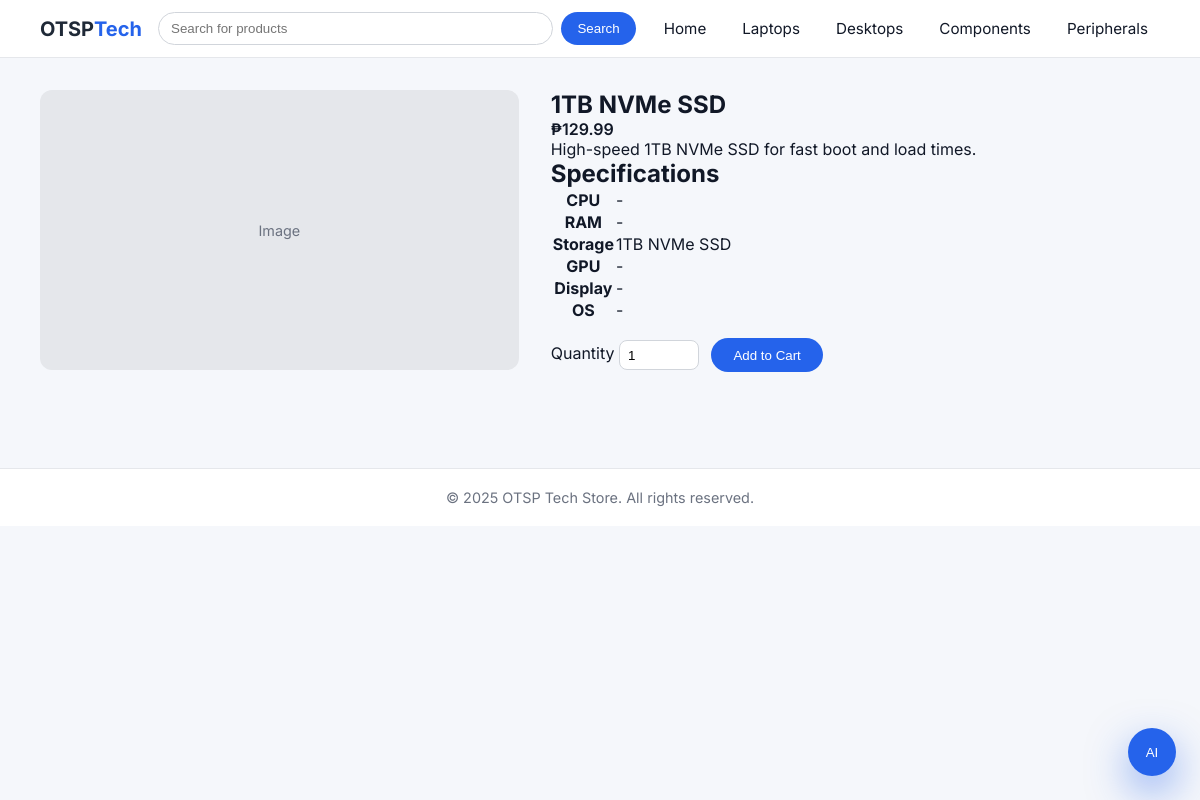
The app's page /pages/product-details.php?id=5 with its own data.
### tables this page shows
CREATE TABLE IF NOT EXISTS products (
  id INT AUTO_INCREMENT PRIMARY KEY,
  category_id INT NOT NULL,
  category_slug VARCHAR(100) NOT NULL,
  name VARCHAR(200) NOT NULL,
  slug VARCHAR(200) NOT NULL,
  description TEXT,
  cpu VARCHAR(100),
  ram VARCHAR(100),
  storage VARCHAR(100),
  gpu VARCHAR(100),
  display VARCHAR(100),
  os VARCHAR(100),
  price DECIMAL(10,2) NOT NULL,
  stock INT NOT NULL DEFAULT 0,
  image VARCHAR(255) DEFAULT NULL,
  created_at TIMESTAMP DEFAULT CURRENT_TIMESTAMP,
  CONSTRAINT fk_products_category
    FOREIGN KEY (category_id) REFERENCES categories(id)
      ON DELETE RESTRICT ON UPDATE CASCADE
);

### includes/functions.php (called while the page is built, shortened)
<?php
require_once __DIR__ . '/../backend/db.php';
function get_product_by_id(int $id): ?array {
    global $pdo;
    $stmt = $pdo->prepare('SELECT * FROM products WHERE id = :id');
    $stmt->execute([':id' => $id]);
    $product = $stmt->fetch(PDO::FETCH_ASSOC);
    return $product ?: null;
}

### pages/product-details.php (the view, shortened to what this page needs)
<?php
require_once __DIR__ . '/../backend/db.php';
require_once __DIR__ . '/../includes/functions.php';
$id = isset($_GET['id']) ? (int)$_GET['id'] : 0;
$product = $id ? get_product_by_id($id) : null;
include __DIR__ . '/../components/header.php';
?>
<section class="container product-detail">
    <div class="product-detail-grid">
        <div class="product-detail-image">
            <div class="product-image-placeholder large">Image</div>
        </div>
        <div class="product-detail-info">
            <h1><?php echo htmlspecialchars($product['name']); ?></h1>
            <p class="product-price">₱<?php echo number_format($product['price'], 2); ?></p>
            <p class="product-desc"><?php echo nl2br(htmlspecialchars($product['description'])); ?></p>
            <?php
            $hasSpecs = !empty($product['cpu']) || !empty($product['ram']) || !empty($product['storage']) || !empty($product['gpu']) || !empty($product['display']) || !empty($product['os']);
            if ($hasSpecs): ?>
                <div class="product-specs-block">
                    <h2>Specifications</h2>
                    <table class="product-specs-table">
                        <tbody>
                        <?php if (!empty($product['cpu'])): ?>
                            <tr><th>CPU</th><td><?php echo htmlspecialchars($product['cpu']); ?></td></tr>
                        <?php endif; ?>
                        <?php if (!empty($product['ram'])): ?>
                            <tr><th>RAM</th><td><?php echo htmlspecialchars($product['ram']); ?></td></tr>
                        <?php endif; ?>
                        <?php if (!empty($product['storage'])): ?>
                            <tr><th>Storage</th><td><?php echo htmlspecialchars($product['storage']); ?></td></tr>
                        <?php endif; ?>
                        <?php if (!empty($product['gpu'])): ?>
                            <tr><th>GPU</th><td><?php echo htmlspecialchars($product['gpu']); ?></td></tr>
                        <?php endif; ?>
                        <?php if (!empty($product['display'])): ?>
                            <tr><th>Display</th><td><?php echo htmlspecialchars($product['display']); ?></td></tr>
                        <?php endif; ?>
                        <?php if (!empty($product['os'])): ?>
                            <tr><th>OS</th><td><?php echo htmlspecialchars($product['os']); ?></td></tr>
                        <?php endif; ?>
                        </tbody>
                    </table>
                </div>
            <?php endif; ?>
            <form method="post" class="add-to-cart-form">
                <label>
                    Quantity
                    <input type="number" name="quantity" value="1" min="1" />
                </label>
                <button type="submit" name="add_to_cart" class="btn-primary">Add to Cart</button>
            </form>
        </div>
    </div>
</section>
<?php include __DIR__ . '/../components/footer.php'; ?>

### assets/css/style.css (style rules this page uses)
* { box-sizing: border-box; margin: 0; padding: 0; }
body { font-family: 'Inter', system-ui, -apple-system, BlinkMacSystemFont, 'Segoe UI', sans-serif; background: #f5f7fb; color: #111827; }
.container { width: 100%; max-width: 1120px; margin: 0 auto; padding: 0 1rem; }
.btn-primary { display: inline-block; padding: 0.6rem 1.4rem; border-radius: 999px; background: #2563eb; color: #ffffff; font-weight: 500; border: none; cursor: pointer; }
.product-image-placeholder { background: #e5e7eb; border-radius: 0.75rem; height: 160px; display: flex; align-items: center; justify-content: center; color: #6b7280; font-size: 0.9rem; }
.product-image-placeholder.large { height: 280px; }
.product-price { font-weight: 600; color: #111827; }
.product-detail { padding: 2rem 0; }
.product-detail-grid { display: grid; grid-template-columns: minmax(0, 1.1fr) minmax(0, 1.4fr); gap: 2rem; }
.add-to-cart-form { margin-top: 1rem; display: flex; gap: 0.75rem; align-items: center; }
.add-to-cart-form input[type="number"] { width: 80px; padding: 0.4rem 0.5rem; border-radius: 0.5rem; border: 1px solid #d1d5db; }

### records on screen
products: name "1TB NVMe SSD", price "129.99", description "High-speed 1TB NVMe SSD for fast boot and load times.", cpu "-", ram "-", storage "1TB NVMe SSD", gpu "-", display "-", os "-"
